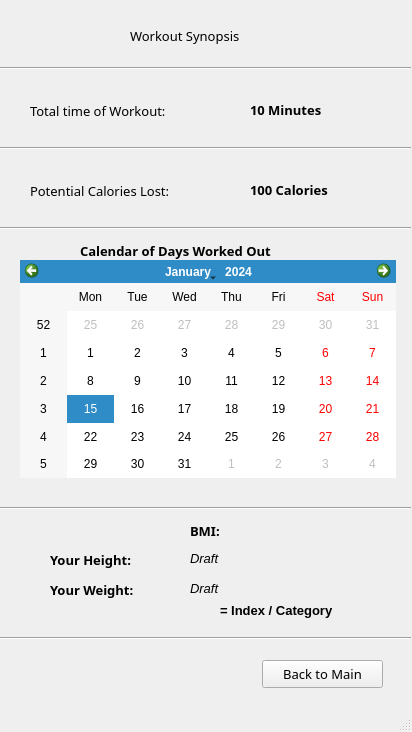
<?xml version="1.0" encoding="UTF-8"?>
<ui version="4.0">
 <class>results</class>
 <widget class="QMainWindow" name="results">
  <property name="geometry">
   <rect>
    <x>0</x>
    <y>0</y>
    <width>412</width>
    <height>732</height>
   </rect>
  </property>
  <property name="windowTitle">
   <string>MainWindow</string>
  </property>
  <widget class="QWidget" name="centralwidget">
   <widget class="Line" name="line">
    <property name="geometry">
     <rect>
      <x>0</x>
      <y>60</y>
      <width>411</width>
      <height>16</height>
     </rect>
    </property>
    <property name="orientation">
     <enum>Qt::Horizontal</enum>
    </property>
   </widget>
   <widget class="QLabel" name="synopsis">
    <property name="geometry">
     <rect>
      <x>130</x>
      <y>25</y>
      <width>161</width>
      <height>21</height>
     </rect>
    </property>
    <property name="font">
     <font>
      <family>Poppins</family>
      <pointsize>10</pointsize>
     </font>
    </property>
    <property name="text">
     <string>Workout Synopsis</string>
    </property>
   </widget>
   <widget class="Line" name="line_2">
    <property name="geometry">
     <rect>
      <x>0</x>
      <y>140</y>
      <width>411</width>
      <height>16</height>
     </rect>
    </property>
    <property name="orientation">
     <enum>Qt::Horizontal</enum>
    </property>
   </widget>
   <widget class="QLabel" name="total_time">
    <property name="geometry">
     <rect>
      <x>30</x>
      <y>100</y>
      <width>191</width>
      <height>21</height>
     </rect>
    </property>
    <property name="font">
     <font>
      <family>Poppins</family>
      <pointsize>10</pointsize>
     </font>
    </property>
    <property name="text">
     <string>Total time of Workout:</string>
    </property>
   </widget>
   <widget class="QLabel" name="total_time_editable">
    <property name="geometry">
     <rect>
      <x>250</x>
      <y>100</y>
      <width>91</width>
      <height>20</height>
     </rect>
    </property>
    <property name="font">
     <font>
      <family>Poppins</family>
      <pointsize>10</pointsize>
      <weight>75</weight>
      <bold>true</bold>
     </font>
    </property>
    <property name="text">
     <string>10 Minutes</string>
    </property>
   </widget>
   <widget class="QCalendarWidget" name="calendarWidget">
    <property name="geometry">
     <rect>
      <x>20</x>
      <y>260</y>
      <width>376</width>
      <height>218</height>
     </rect>
    </property>
   </widget>
   <widget class="QLabel" name="total_calories">
    <property name="geometry">
     <rect>
      <x>30</x>
      <y>180</y>
      <width>191</width>
      <height>21</height>
     </rect>
    </property>
    <property name="font">
     <font>
      <family>Poppins</family>
      <pointsize>10</pointsize>
     </font>
    </property>
    <property name="text">
     <string>Potential Calories Lost:</string>
    </property>
   </widget>
   <widget class="QLabel" name="total_calories_editable">
    <property name="geometry">
     <rect>
      <x>250</x>
      <y>180</y>
      <width>111</width>
      <height>20</height>
     </rect>
    </property>
    <property name="font">
     <font>
      <family>Poppins</family>
      <pointsize>10</pointsize>
      <weight>75</weight>
      <bold>true</bold>
     </font>
    </property>
    <property name="text">
     <string>100 Calories</string>
    </property>
   </widget>
   <widget class="Line" name="line_3">
    <property name="geometry">
     <rect>
      <x>0</x>
      <y>220</y>
      <width>411</width>
      <height>16</height>
     </rect>
    </property>
    <property name="orientation">
     <enum>Qt::Horizontal</enum>
    </property>
   </widget>
   <widget class="Line" name="line_4">
    <property name="geometry">
     <rect>
      <x>0</x>
      <y>500</y>
      <width>411</width>
      <height>16</height>
     </rect>
    </property>
    <property name="orientation">
     <enum>Qt::Horizontal</enum>
    </property>
   </widget>
   <widget class="Line" name="line_5">
    <property name="geometry">
     <rect>
      <x>0</x>
      <y>630</y>
      <width>411</width>
      <height>16</height>
     </rect>
    </property>
    <property name="orientation">
     <enum>Qt::Horizontal</enum>
    </property>
   </widget>
   <widget class="QLabel" name="height_label">
    <property name="geometry">
     <rect>
      <x>50</x>
      <y>550</y>
      <width>111</width>
      <height>20</height>
     </rect>
    </property>
    <property name="font">
     <font>
      <family>Poppins</family>
      <pointsize>10</pointsize>
      <weight>75</weight>
      <bold>true</bold>
     </font>
    </property>
    <property name="text">
     <string>Your Height:</string>
    </property>
   </widget>
   <widget class="QLabel" name="BMI_label">
    <property name="geometry">
     <rect>
      <x>190</x>
      <y>520</y>
      <width>41</width>
      <height>21</height>
     </rect>
    </property>
    <property name="font">
     <font>
      <family>Poppins</family>
      <pointsize>10</pointsize>
      <weight>75</weight>
      <bold>true</bold>
     </font>
    </property>
    <property name="text">
     <string>BMI:</string>
    </property>
   </widget>
   <widget class="QLabel" name="calendar_label">
    <property name="geometry">
     <rect>
      <x>80</x>
      <y>240</y>
      <width>261</width>
      <height>21</height>
     </rect>
    </property>
    <property name="font">
     <font>
      <family>Poppins</family>
      <pointsize>10</pointsize>
      <weight>75</weight>
      <bold>true</bold>
     </font>
    </property>
    <property name="text">
     <string>Calendar of Days Worked Out</string>
    </property>
   </widget>
   <widget class="QLabel" name="weight_label">
    <property name="geometry">
     <rect>
      <x>50</x>
      <y>580</y>
      <width>111</width>
      <height>20</height>
     </rect>
    </property>
    <property name="font">
     <font>
      <family>Poppins</family>
      <pointsize>10</pointsize>
      <weight>75</weight>
      <bold>true</bold>
     </font>
    </property>
    <property name="text">
     <string>Your Weight:</string>
    </property>
   </widget>
   <widget class="QLabel" name="bmi_final">
    <property name="geometry">
     <rect>
      <x>220</x>
      <y>600</y>
      <width>171</width>
      <height>20</height>
     </rect>
    </property>
    <property name="font">
     <font>
      <pointsize>10</pointsize>
      <weight>75</weight>
      <bold>true</bold>
     </font>
    </property>
    <property name="text">
     <string>= Index / Category</string>
    </property>
   </widget>
   <widget class="QLabel" name="height_editable">
    <property name="geometry">
     <rect>
      <x>190</x>
      <y>550</y>
      <width>55</width>
      <height>16</height>
     </rect>
    </property>
    <property name="font">
     <font>
      <pointsize>10</pointsize>
      <weight>50</weight>
      <italic>true</italic>
      <bold>false</bold>
     </font>
    </property>
    <property name="text">
     <string>Draft</string>
    </property>
   </widget>
   <widget class="QLabel" name="weight_editable">
    <property name="geometry">
     <rect>
      <x>190</x>
      <y>580</y>
      <width>55</width>
      <height>16</height>
     </rect>
    </property>
    <property name="font">
     <font>
      <pointsize>10</pointsize>
      <weight>50</weight>
      <italic>true</italic>
      <bold>false</bold>
     </font>
    </property>
    <property name="text">
     <string>Draft</string>
    </property>
   </widget>
   <widget class="QPushButton" name="button_main">
    <property name="geometry">
     <rect>
      <x>262</x>
      <y>660</y>
      <width>121</width>
      <height>28</height>
     </rect>
    </property>
    <property name="font">
     <font>
      <family>Poppins</family>
      <pointsize>10</pointsize>
     </font>
    </property>
    <property name="text">
     <string>Back to Main</string>
    </property>
   </widget>
  </widget>
  <widget class="QStatusBar" name="statusbar"/>
 </widget>
 <resources/>
 <connections/>
</ui>
